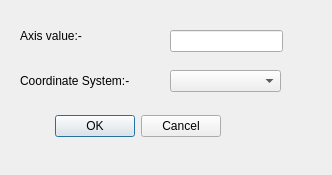
<?xml version="1.0" encoding="UTF-8"?>
<ui version="4.0">
 <class>TouchOffDlg</class>
 <widget class="QDialog" name="TouchOffDlg">
  <property name="geometry">
   <rect>
    <x>0</x>
    <y>0</y>
    <width>332</width>
    <height>175</height>
   </rect>
  </property>
  <property name="windowTitle">
   <string>Tool Touch Off</string>
  </property>
  <widget class="QDialogButtonBox" name="buttonBox">
   <property name="geometry">
    <rect>
     <x>30</x>
     <y>110</y>
     <width>191</width>
     <height>32</height>
    </rect>
   </property>
   <property name="orientation">
    <enum>Qt::Horizontal</enum>
   </property>
   <property name="standardButtons">
    <set>QDialogButtonBox::Cancel|QDialogButtonBox::Ok</set>
   </property>
  </widget>
  <widget class="QLabel" name="label">
   <property name="geometry">
    <rect>
     <x>20</x>
     <y>20</y>
     <width>111</width>
     <height>31</height>
    </rect>
   </property>
   <property name="text">
    <string>Axis value:-</string>
   </property>
  </widget>
  <widget class="QLineEdit" name="le_value">
   <property name="geometry">
    <rect>
     <x>170</x>
     <y>30</y>
     <width>113</width>
     <height>22</height>
    </rect>
   </property>
  </widget>
  <widget class="QLabel" name="label_2">
   <property name="geometry">
    <rect>
     <x>20</x>
     <y>70</y>
     <width>141</width>
     <height>21</height>
    </rect>
   </property>
   <property name="text">
    <string>Coordinate System:-</string>
   </property>
  </widget>
  <widget class="QComboBox" name="cb_coordinate">
   <property name="geometry">
    <rect>
     <x>170</x>
     <y>70</y>
     <width>111</width>
     <height>22</height>
    </rect>
   </property>
  </widget>
 </widget>
 <resources/>
 <connections>
  <connection>
   <sender>buttonBox</sender>
   <signal>rejected()</signal>
   <receiver>TouchOffDlg</receiver>
   <slot>reject()</slot>
   <hints>
    <hint type="sourcelabel">
     <x>220</x>
     <y>115</y>
    </hint>
    <hint type="destinationlabel">
     <x>286</x>
     <y>142</y>
    </hint>
   </hints>
  </connection>
  <connection>
   <sender>cb_coordinate</sender>
   <signal>activated(QString)</signal>
   <receiver>TouchOffDlg</receiver>
   <slot>onActivated(QString)</slot>
   <hints>
    <hint type="sourcelabel">
     <x>242</x>
     <y>82</y>
    </hint>
    <hint type="destinationlabel">
     <x>252</x>
     <y>150</y>
    </hint>
   </hints>
  </connection>
  <connection>
   <sender>buttonBox</sender>
   <signal>accepted()</signal>
   <receiver>TouchOffDlg</receiver>
   <slot>onAccept()</slot>
   <hints>
    <hint type="sourcelabel">
     <x>109</x>
     <y>128</y>
    </hint>
    <hint type="destinationlabel">
     <x>94</x>
     <y>152</y>
    </hint>
   </hints>
  </connection>
 </connections>
 <slots>
  <slot>onActivated(QString)</slot>
  <slot>onAccept()</slot>
 </slots>
</ui>
